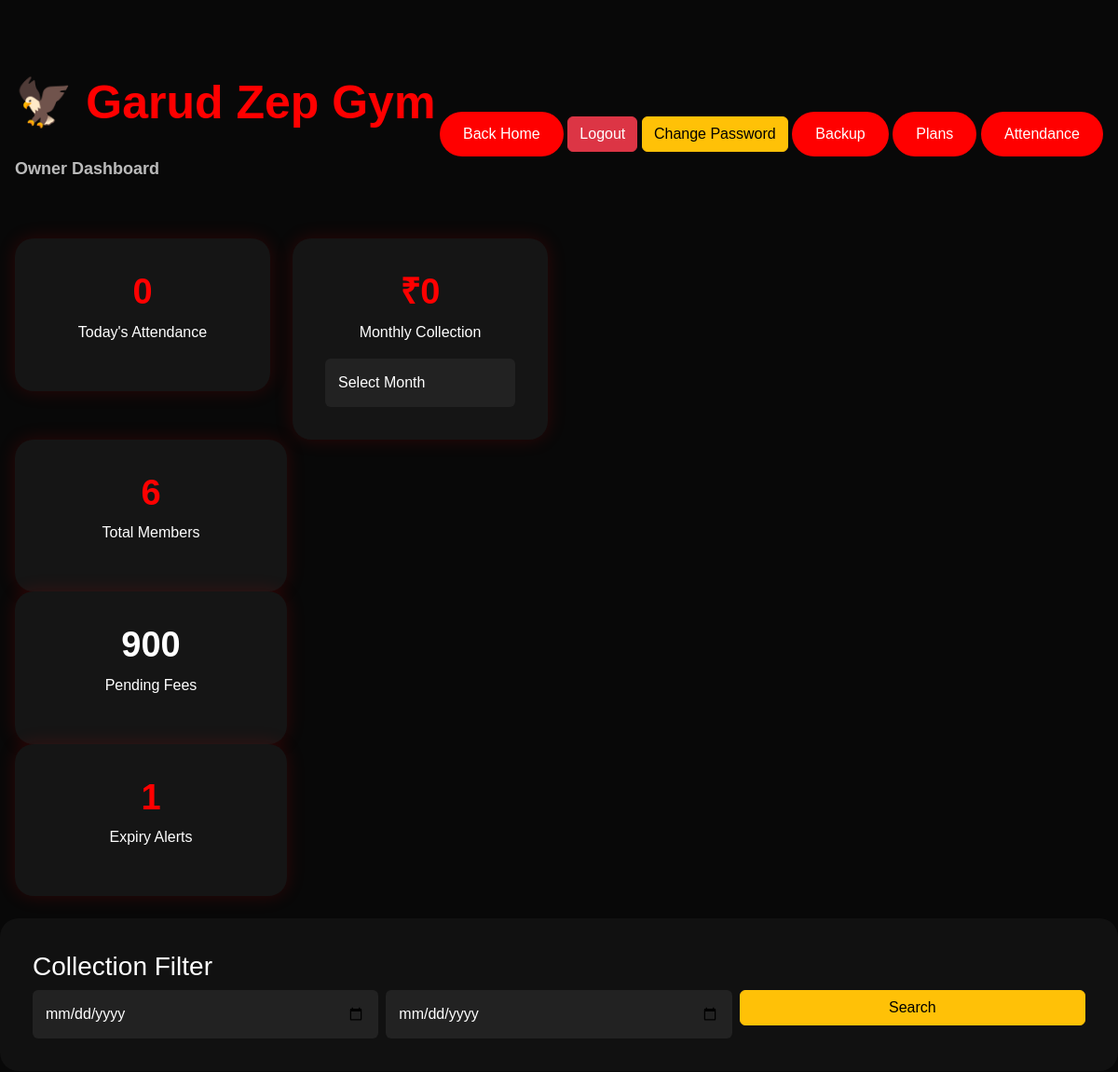
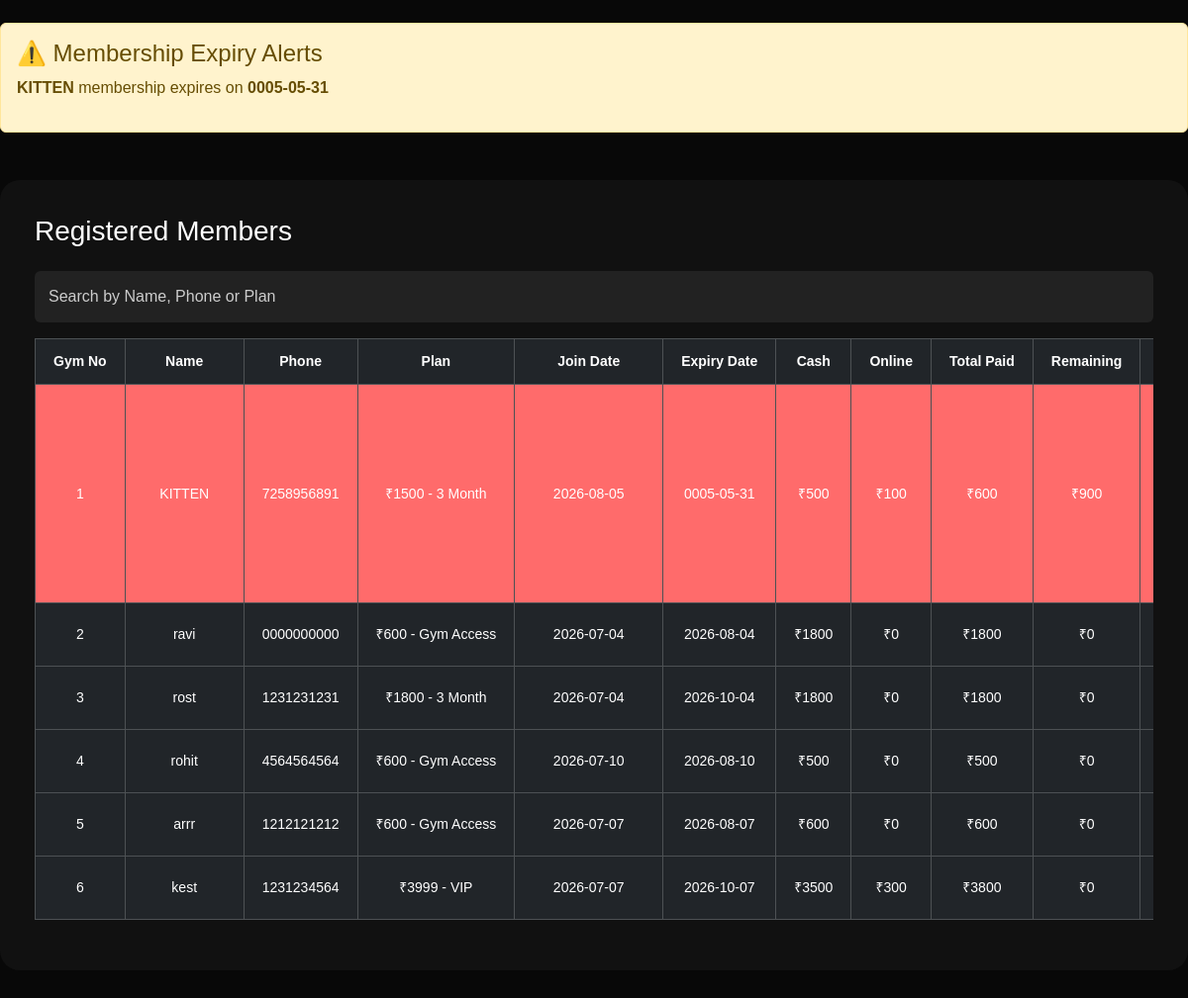
The app's page /owner-dashboard (signed in), older data (2 pictures, top to bottom).
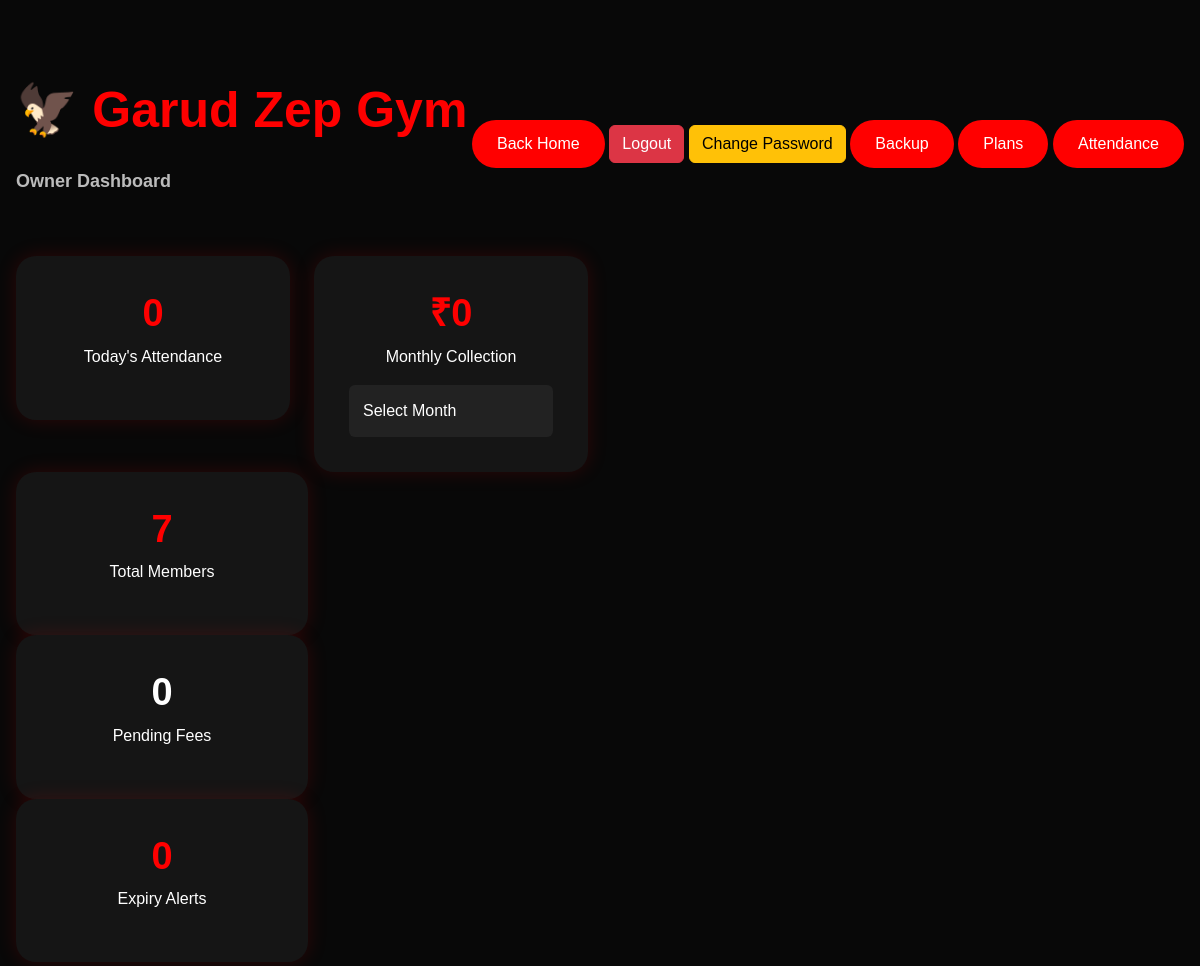
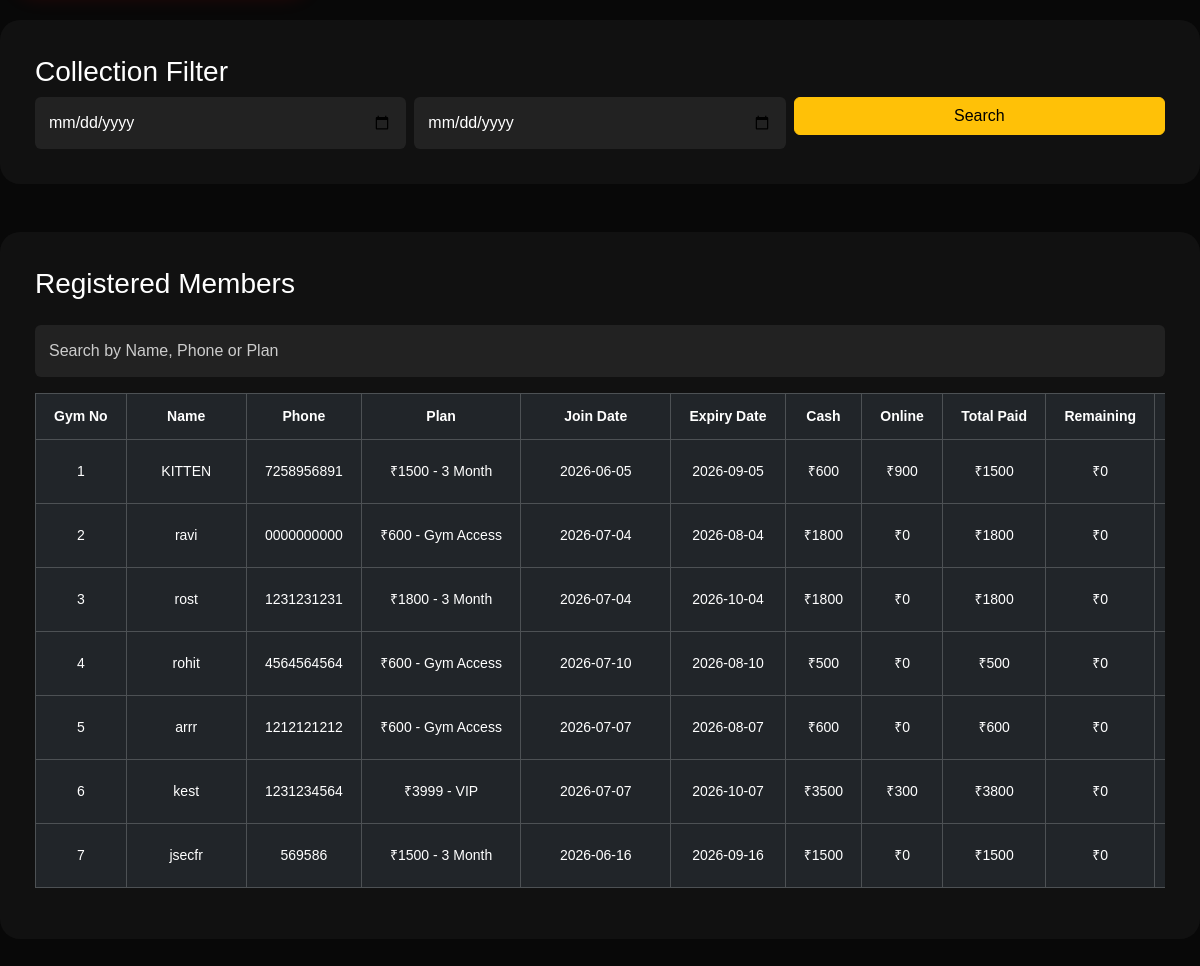
The same page, newer data (2 pictures, top to bottom).
### app.py (models this page shows)
class Member(db.Model):
    id = db.Column(db.Integer, primary_key=True)
    gym_number = db.Column(db.Integer, unique=True)
    name = db.Column(db.String(100))
    phone = db.Column(db.String(20))
    plan = db.Column(db.String(100))
    goal = db.Column(db.String(100))
    join_date = db.Column(db.Date, default=date.today)
    expiry_date = db.Column(db.Date)
    payment_status = db.Column(db.String(20), default="Pending")
    paid_amount = db.Column(db.Integer, default=0)
    remaining_amount = db.Column(db.Integer, default=0)
    cash_paid = db.Column(db.Integer, default=0)
    online_paid = db.Column(db.Integer, default=0)
    is_active = db.Column(db.Boolean, default=True)

### app.py (the view, shortened to what this page needs)
@app.route("/owner-dashboard")
def owner_dashboard():
    if not session.get("owner_logged_in"):
        return redirect(url_for("owner_login"))
    members = Member.query.all()
    total_members = Member.query.count()
    pending_fees = sum(
        member.remaining_amount
        for member in members
    )
    expiring_members = Member.query.filter(
        Member.expiry_date.isnot(None),
        Member.expiry_date <= date.today() + timedelta(days=3)
    ).all()
    expiry_alerts = len(expiring_members)
    today_attendance_count = Attendance.query.filter_by(
        date=date.today()
    ).count()
    weekly_collection = sum(
        payment.amount
        for payment in Payment.query.filter(
            Payment.payment_date >= date.today() - timedelta(days=7)
        ).all()
    )
    selected_month = request.args.get("month", type=int)
    if selected_month:
        monthly_collection = sum(
            payment.amount
            for payment in Payment.query.filter(
                db.extract("month", Payment.payment_date) == selected_month,
                db.extract("year", Payment.payment_date) == date.today().year
            ).all()
        )
    else:
        monthly_collection = 0
    yearly_collection = sum(
        payment.amount
        for payment in Payment.query.filter(
            Payment.payment_date >= date.today() - timedelta(days=365)
        ).all()
    )
    total_fees = sum(
        payment.amount
        for payment in Payment.query.all()
    )
    start_date = request.args.get("start_date")
    end_date = request.args.get("end_date")
    filtered_collection = None
    return render_template(
        "owner-dashboard.html",
        members=members,
        total_members=total_members,
        pending_fees=pending_fees,
        total_fees=total_fees,
        expiry_alerts=expiry_alerts,
        expiring_members=expiring_members,
        today_attendance_count=today_attendance_count,
        weekly_collection=weekly_collection,
        monthly_collection=monthly_collection,
        yearly_collection=yearly_collection,
        current_date=date.today(),
        selected_month=selected_month,
        start_date=start_date,
        end_date=end_date,
        filtered_collection=filtered_collection
    )

### app.py (called while the page is built)
@app.after_request
def add_header(response):
    response.headers["Cache-Control"] = "no-cache, no-store, must-revalidate"
    response.headers["Pragma"] = "no-cache"
    response.headers["Expires"] = "0"
    return response

### templates/owner-dashboard.html (shortened to what this page needs)
<!DOCTYPE html>
<html>
<head>
    <link href="https://cdn.jsdelivr.net/npm/bootstrap@5.3.3/dist/css/bootstrap.min.css" rel="stylesheet">
    <link rel="stylesheet" href="{{ url_for('static', filename='css/style.css') }}">
</head>
<body>
<section class="dashboard-section">
    <div class="container-fluid px-3">
        <div class="d-flex justify-content-between align-items-center mb-4">
            <h2 class="section-title">
🦅 Garud Zep Gym
<br>
<span style="font-size:18px;color:#bbb;">
Owner Dashboard
</span>
</h2>
            <a href="{{ url_for('home') }}"
class="main-btn">
Back Home
</a>
<a href="{{ url_for('owner_logout') }}"
class="btn btn-danger">
Logout
</a>
<a href="{{ url_for('change_password') }}"
class="btn btn-warning">
Change Password
</a>
<a href="{{ url_for('backup') }}"
class="main-btn">
Backup
</a>
<a href="{{ url_for('plans') }}"
class="main-btn">
Plans
</a>
            <a href="{{ url_for('attendance') }}" class="main-btn">
    Attendance
</a>
        </div>
        <div class="row g-4 mt-4">
            <div class="col-md-3">
    <div class="dashboard-card">
        <h3>{{ today_attendance_count }}</h3>
        <p>Today's Attendance</p>
    </div>
</div>
<div class="col-md-3">
    <div class="dashboard-card">
        <h3>₹{{ monthly_collection }}</h3>
<p>Monthly Collection</p>
<form method="GET">
<select
name="month"
class="form-control mt-2"
onchange="this.form.submit()">
<option value="">
Select Month
</option>
</select>
</form>
    </div>
</div>
</div>
            <div class="col-md-3">
                <div class="dashboard-card">
                    <h3>{{ total_members }}</h3>
                    <p>Total Members</p>
                </div>
            </div>
            <div class="col-md-3">
                <div class="dashboard-card">
                    <h3>
<a href="{{ url_for('pending_members') }}"
style="color:white;text-decoration:none;">
{{ pending_fees }}
</a>
</h3>
<p>Pending Fees</p>
                </div>
            </div>
            <div class="col-md-3">
                <div class="dashboard-card">
                   <h3>{{ expiry_alerts }}</h3>
<p>Expiry Alerts</p>
                </div>
            </div>
        </div>
        <div class="dashboard-table mt-4">
<h3>
Collection Filter
</h3>
<form method="GET"
class="row g-2">
<div class="col-md-4">
<input
type="date"
name="start_date"
class="form-control"
value="{{start_date}}">
</div>
<div class="col-md-4">
<input
type="date"
name="end_date"
class="form-control"
value="{{end_date}}">
</div>
<div class="col-md-4">
<button
class="btn btn-warning w-100">
Search
</button>
</div>
</form>
</div>
{% if expiring_members %}
<div class="alert alert-warning mt-4">
<h4>⚠️ Membership Expiry Alerts</h4>
{% for member in expiring_members %}
<p>
<strong>{{ member.name }}</strong>
membership expires on
<strong>{{ member.expiry_date }}</strong>
</p>
{% endfor %}
</div>
{% endif %}
<div class="dashboard-table mt-5">
            <h3 class="mb-4">Registered Members</h3>
            <input
type="text"
id="searchMember"
class="form-control mb-3"
placeholder="Search by Name, Phone or Plan">
<div class="table-responsive">
            <table class="table table-dark table-hover table-bordered">
                <thead>
                    <tr>
                        <th>Gym No</th>
                        <th>Name</th>
                        <th>Phone</th>
                        <th>Plan</th>
                        <th>Join Date</th>
                        <th>Expiry Date</th>
                        <th>Cash</th>
                        <th>Online</th>
                        <th>Total Paid</th>
                        <th>Remaining</th>
                        <th>Status</th>
                    </tr>
                </thead>
                <tbody>
{% for member in members %}
<tr id="member-{{ member.id }}" class="
{% if member.expiry_date and member.expiry_date < current_date %}
pending-row
{% elif member.payment_status == 'Partial' %}
partial-row
{% elif member.payment_status == 'Pending' %}
pending-row
{% endif %}
">
    <td>{{ member.gym_number }}</td>
    <td>{{ member.name }}</td>
    <td>{{ member.phone }}</td>
    <td>{{ member.plan }}</td>
    <td>{{ member.join_date }}</td>
    <td>{{ member.expiry_date }}</td>
    <td>₹{{ member.cash_paid }}</td>
<td>₹{{ member.online_paid }}</td>
<td>₹{{ member.paid_amount }}</td>
<td>₹{{ member.remaining_amount }}</td>
    <td>
</td>
</tr>
{% else %}
<tr>
    <td colspan="14" class="text-center">
        No members registered yet.
    </td>
</tr>
{% endfor %}
</tbody>
            </table>
        </div>
        </div>
</section>
</body>
</html>

### static/css/style.css (style rules this page uses)
* { margin: 0; padding: 0; box-sizing: border-box; scroll-behavior: smooth; }
body { background: #080808; color: #fff; font-family: Arial, sans-serif; }
.main-btn { display: inline-block; padding: 14px 35px; background: red; color: #fff; text-decoration: none; border-radius: 40px; transition: background 0.3s ease; }
.section-title { font-size: 50px; font-weight: 700; color: red; }
.form-control { padding: 14px; color: #fff; background: #222; border: none; }
.form-control::placeholder { color: #ccc; opacity: 1; }
.form-control { color: #fff !important; background: #222 !important; }
.dashboard-section { min-height: 100vh; padding: 80px 0; background: #080808; }
.dashboard-card { padding: 35px; text-align: center; background: #151515; border-radius: 20px; box-shadow: 0 0 20px rgba(255, 0, 0, 0.15); }
.dashboard-card h3 { color: red; font-size: 38px; font-weight: 700; }
.dashboard-table { padding: 35px; background: #111; border-radius: 20px; }
.main-btn { background:red; color:white; padding:12px 25px; border:none; border-radius:30px; }
.table-responsive { overflow-x:auto; }
.table-responsive { overflow-x:auto; -webkit-overflow-scrolling:touch; }
.dashboard-table { overflow-x:auto; }
.dashboard-table table { min-width:1500px; width:max-content; }
.table th, .table td { padding:4px 6px; font-size:13px; }
.table { table-layout: fixed; width:100%; }
.table th, .table td { white-space: nowrap; }
.dashboard-table table { table-layout: auto; width: max-content; min-width: 1400px; }
.dashboard-table th, .dashboard-table td { padding:8px; font-size:13px; white-space:nowrap; text-align:center; }
.dashboard-table th:nth-child(1), .dashboard-table td:nth-child(1) { width:70px; }
.dashboard-table th:nth-child(2), .dashboard-table td:nth-child(2) { width:120px; }
.dashboard-table th:nth-child(5), .dashboard-table td:nth-child(5) { width:150px; }
.dashboard-table th, .dashboard-table td { white-space: nowrap; vertical-align: middle; }
.table-responsive { overflow-x: auto; }
.dashboard-table th { white-space:nowrap; padding:12px 18px; font-size:14px; }
.dashboard-table td { white-space:nowrap; padding:12px 18px; font-size:14px; }

Row changes from the older to the newer data that the page shows:
no longer on one of the page's lists (row edited): Member: name "KITTEN", expiry_date "0005-05-31"
changed Member "KITTEN": join_date "2026-08-05" → "2026-06-05"; expiry_date "0005-05-31" → "2026-09-05"; cash_paid "500" → "600"; online_paid "100" → "900"; paid_amount "600" → "1500"; remaining_amount "900" → "0"
added Member: gym_number "7", name "jsecfr", phone "569586", plan "₹1500 - 3 Month", join_date "2026-06-16", expiry_date "2026-09-16", cash_paid "1500", online_paid "0", paid_amount "1500", remaining_amount "0", shown under "Registered Members"
Text that changed along with them:
{{ total_members }}: "6" → "7"
{{ pending_fees }}: "900" → "0"
{{ expiry_alerts }}: "1" → "0"
text no longer shown: "⚠️ Membership Expiry Alerts"
